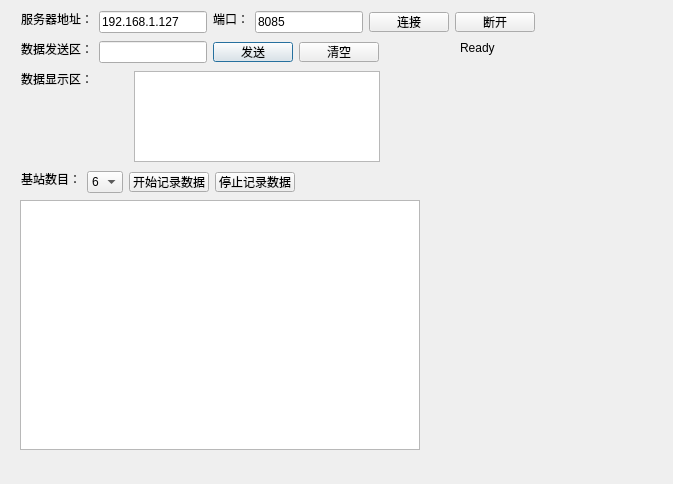
<?xml version="1.0" encoding="UTF-8"?>
<ui version="4.0">
 <class>client</class>
 <widget class="QDialog" name="client">
  <property name="geometry">
   <rect>
    <x>0</x>
    <y>0</y>
    <width>673</width>
    <height>484</height>
   </rect>
  </property>
  <property name="windowTitle">
   <string>客户端</string>
  </property>
  <property name="toolTip">
   <string>客户端</string>
  </property>
  <property name="whatsThis">
   <string>客户端</string>
  </property>
  <widget class="QTableWidget" name="atableWidget">
   <property name="geometry">
    <rect>
     <x>20</x>
     <y>200</y>
     <width>400</width>
     <height>250</height>
    </rect>
   </property>
   <property name="minimumSize">
    <size>
     <width>400</width>
     <height>250</height>
    </size>
   </property>
   <property name="maximumSize">
    <size>
     <width>400</width>
     <height>250</height>
    </size>
   </property>
  </widget>
  <widget class="QTextEdit" name="messagetextBrowser">
   <property name="geometry">
    <rect>
     <x>134</x>
     <y>71</y>
     <width>246</width>
     <height>91</height>
    </rect>
   </property>
   <property name="maximumSize">
    <size>
     <width>350</width>
     <height>91</height>
    </size>
   </property>
  </widget>
  <widget class="QLabel" name="label_3">
   <property name="geometry">
    <rect>
     <x>21</x>
     <y>71</y>
     <width>72</width>
     <height>16</height>
    </rect>
   </property>
   <property name="text">
    <string>数据显示区：</string>
   </property>
  </widget>
  <widget class="QLabel" name="label_2">
   <property name="geometry">
    <rect>
     <x>21</x>
     <y>41</y>
     <width>72</width>
     <height>16</height>
    </rect>
   </property>
   <property name="text">
    <string>数据发送区：</string>
   </property>
  </widget>
  <widget class="QLineEdit" name="clientMessagelineEdit">
   <property name="geometry">
    <rect>
     <x>99</x>
     <y>41</y>
     <width>108</width>
     <height>22</height>
    </rect>
   </property>
  </widget>
  <widget class="QPushButton" name="clientSendpushButton">
   <property name="geometry">
    <rect>
     <x>213</x>
     <y>42</y>
     <width>80</width>
     <height>20</height>
    </rect>
   </property>
   <property name="text">
    <string>发送</string>
   </property>
  </widget>
  <widget class="QPushButton" name="cCleanpushButton">
   <property name="geometry">
    <rect>
     <x>299</x>
     <y>42</y>
     <width>80</width>
     <height>20</height>
    </rect>
   </property>
   <property name="text">
    <string>清空</string>
   </property>
  </widget>
  <widget class="QPushButton" name="connectpushButton">
   <property name="geometry">
    <rect>
     <x>369</x>
     <y>12</y>
     <width>80</width>
     <height>20</height>
    </rect>
   </property>
   <property name="text">
    <string>连接</string>
   </property>
  </widget>
  <widget class="QPushButton" name="disconnectpushButton">
   <property name="geometry">
    <rect>
     <x>455</x>
     <y>12</y>
     <width>80</width>
     <height>20</height>
    </rect>
   </property>
   <property name="text">
    <string>断开</string>
   </property>
  </widget>
  <widget class="QLineEdit" name="clientPortlineEdit">
   <property name="geometry">
    <rect>
     <x>255</x>
     <y>11</y>
     <width>108</width>
     <height>22</height>
    </rect>
   </property>
   <property name="text">
    <string>8085</string>
   </property>
  </widget>
  <widget class="QLabel" name="label">
   <property name="geometry">
    <rect>
     <x>21</x>
     <y>11</y>
     <width>72</width>
     <height>16</height>
    </rect>
   </property>
   <property name="text">
    <string>服务器地址：</string>
   </property>
  </widget>
  <widget class="QLineEdit" name="clientIPlineEdit">
   <property name="geometry">
    <rect>
     <x>99</x>
     <y>11</y>
     <width>108</width>
     <height>22</height>
    </rect>
   </property>
   <property name="text">
    <string>192.168.1.127</string>
   </property>
  </widget>
  <widget class="QLabel" name="label_4">
   <property name="geometry">
    <rect>
     <x>213</x>
     <y>11</y>
     <width>36</width>
     <height>16</height>
    </rect>
   </property>
   <property name="text">
    <string>端口：</string>
   </property>
  </widget>
  <widget class="QLabel" name="cStatuslabel">
   <property name="geometry">
    <rect>
     <x>460</x>
     <y>40</y>
     <width>121</width>
     <height>16</height>
    </rect>
   </property>
   <property name="text">
    <string>Ready</string>
   </property>
  </widget>
  <widget class="QLabel" name="label_5">
   <property name="geometry">
    <rect>
     <x>21</x>
     <y>171</y>
     <width>60</width>
     <height>16</height>
    </rect>
   </property>
   <property name="text">
    <string>基站数目：</string>
   </property>
  </widget>
  <widget class="QComboBox" name="basecomboBox">
   <property name="geometry">
    <rect>
     <x>87</x>
     <y>171</y>
     <width>36</width>
     <height>22</height>
    </rect>
   </property>
   <property name="currentIndex">
    <number>5</number>
   </property>
   <item>
    <property name="text">
     <string>1</string>
    </property>
   </item>
   <item>
    <property name="text">
     <string>2</string>
    </property>
   </item>
   <item>
    <property name="text">
     <string>3</string>
    </property>
   </item>
   <item>
    <property name="text">
     <string>4</string>
    </property>
   </item>
   <item>
    <property name="text">
     <string>5</string>
    </property>
   </item>
   <item>
    <property name="text">
     <string>6</string>
    </property>
   </item>
   <item>
    <property name="text">
     <string>7</string>
    </property>
   </item>
  </widget>
  <widget class="QPushButton" name="recordpushButton">
   <property name="geometry">
    <rect>
     <x>129</x>
     <y>172</y>
     <width>80</width>
     <height>20</height>
    </rect>
   </property>
   <property name="text">
    <string>开始记录数据</string>
   </property>
  </widget>
  <widget class="QPushButton" name="stoprecordpushButton">
   <property name="geometry">
    <rect>
     <x>215</x>
     <y>172</y>
     <width>80</width>
     <height>20</height>
    </rect>
   </property>
   <property name="text">
    <string>停止记录数据</string>
   </property>
  </widget>
  <zorder>label_2</zorder>
  <zorder>clientMessagelineEdit</zorder>
  <zorder>clientSendpushButton</zorder>
  <zorder>cCleanpushButton</zorder>
  <zorder>connectpushButton</zorder>
  <zorder>disconnectpushButton</zorder>
  <zorder>clientPortlineEdit</zorder>
  <zorder>label</zorder>
  <zorder>clientIPlineEdit</zorder>
  <zorder>label_4</zorder>
  <zorder>cStatuslabel</zorder>
  <zorder>label_5</zorder>
  <zorder>basecomboBox</zorder>
  <zorder>recordpushButton</zorder>
  <zorder>stoprecordpushButton</zorder>
  <zorder>atableWidget</zorder>
  <zorder>messagetextBrowser</zorder>
  <zorder>label_3</zorder>
 </widget>
 <resources/>
 <connections/>
</ui>
